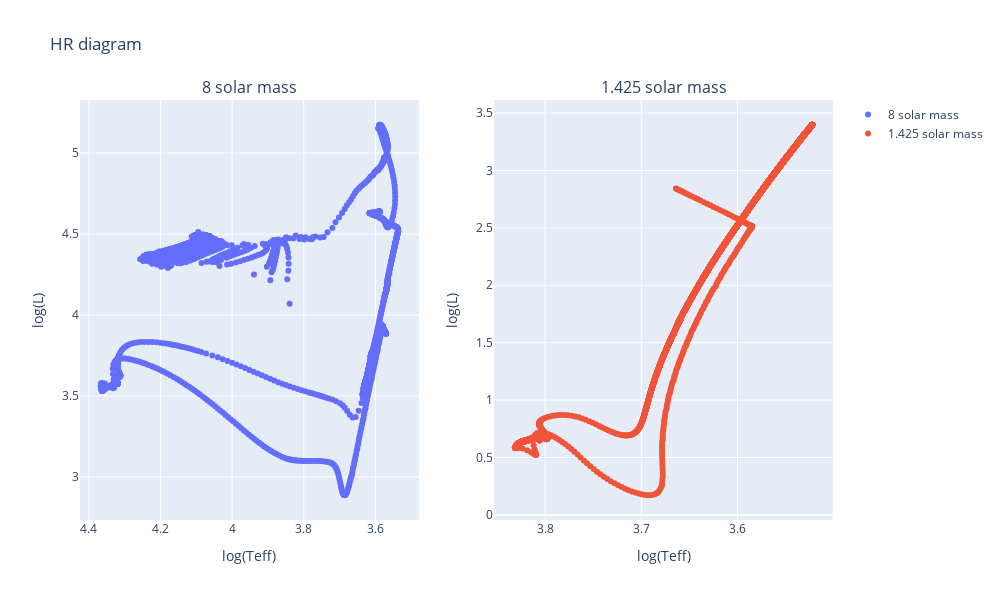

Write notebook code for a chart like this one.
### Code cell
fig = make_subplots(rows=1, cols=2, subplot_titles=("8 solar mass", "1.425 solar mass"))

fig.add_trace(go.Scatter(x=mass8_history['log_Teff'], y=mass8_history['log_L'], mode='markers', name='8 solar mass'), row=1, col=1)
fig.add_trace(go.Scatter(x=mass1425_history['log_Teff'], y=mass1425_history['log_L'], mode='markers', name='1.425 solar mass'), row=1, col=2)

fig.update_xaxes(title_text="log(Teff)", row=1, col=1)
fig.update_xaxes(title_text="log(Teff)", row=1, col=2)
fig.update_yaxes(title_text="log(L)", row=1, col=1)
fig.update_yaxes(title_text="log(L)", row=1, col=2)

fig.update_layout(height=600, width=1000, title_text="HR diagram")
fig.update_xaxes(autorange="reversed")

fig.show()

### Figure 1 — Plotly figure (JSON) as saved in the notebook; plotly's stock layout.template omitted (floating-point values rounded to 4 significant figures; data arrays with more than 128 entries replaced by an {"elided": "..."} marker saying what was removed)
{"data": [{"mode": "markers", "name": "8 solar mass", "type": "scatter", "x": {"elided": "9170 float values"}, "xaxis": "x", "y": {"elided": "9170 float values"}, "yaxis": "y"}, {"mode": "markers", "name": "1.425 solar mass", "type": "scatter", "x": {"elided": "15863 float values"}, "xaxis": "x2", "y": {"elided": "15863 float values"}, "yaxis": "y2"}], "layout": {"annotations": [{"font": {"size": 16}, "showarrow": false, "text": "8 solar mass", "x": 0.225, "xanchor": "center", "xref": "paper", "y": 1, "yanchor": "bottom", "yref": "paper"}, {"font": {"size": 16}, "showarrow": false, "text": "1.425 solar mass", "x": 0.775, "xanchor": "center", "xref": "paper", "y": 1, "yanchor": "bottom", "yref": "paper"}], "height": 600, "title": {"text": "HR diagram"}, "width": 1000, "xaxis": {"anchor": "y", "autorange": "reversed", "domain": [0, 0.45], "title": {"text": "log(Teff)"}}, "xaxis2": {"anchor": "y2", "autorange": "reversed", "domain": [0.55, 1], "title": {"text": "log(Teff)"}}, "yaxis": {"anchor": "x", "domain": [0, 1], "title": {"text": "log(L)"}}, "yaxis2": {"anchor": "x2", "domain": [0, 1], "title": {"text": "log(L)"}}}}
